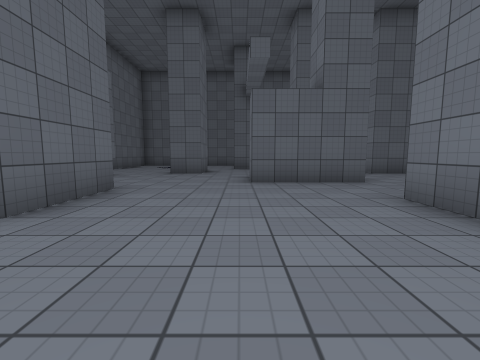
view 1 (above)

16 first-person views from a walk through a 3-D level made in the Unity game engine. The camera is 1.2 m above the floor, tilts 6° down and sees 90° across. The floor is counted in squares, 2 m on a side. Each view is taken from the middle of a square. On the plan, view 1 faces up. The plan holds only what a view shows up to about 9 squares ahead; the rest is blank. The place goes on beyond the plan. The player character is not drawn. Some surface patterns are stand-ins.

view 2
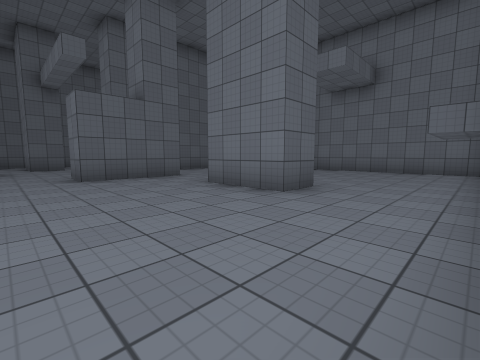

view 3
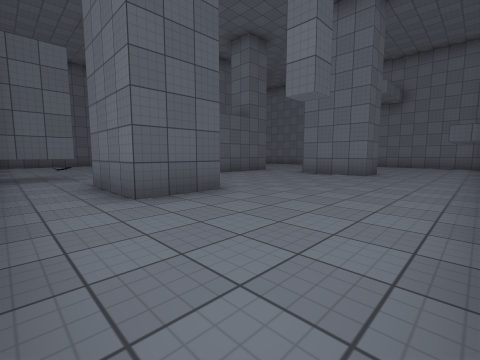

view 4
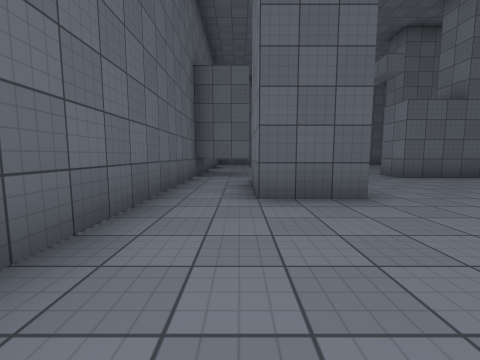

view 5
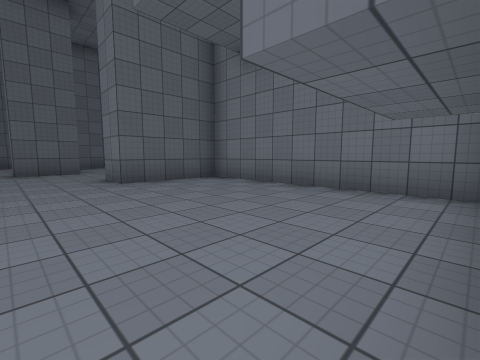

view 6
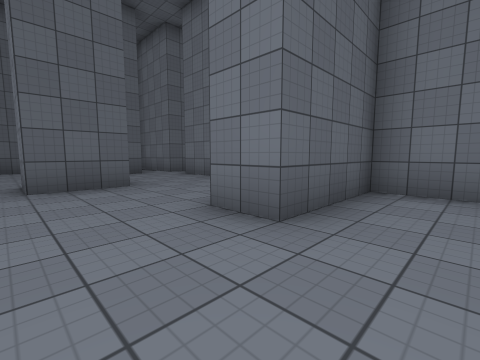

view 7
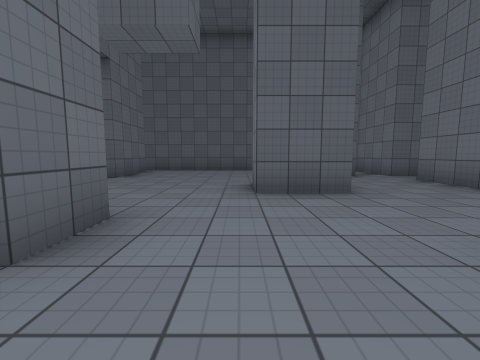

view 8
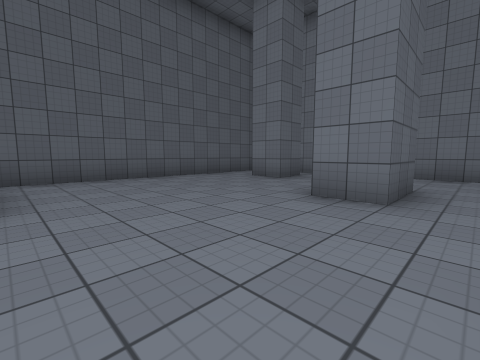

view 9
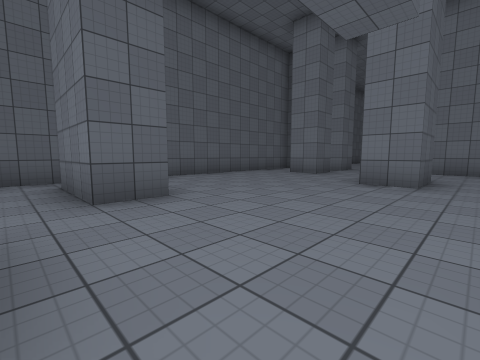

view 10
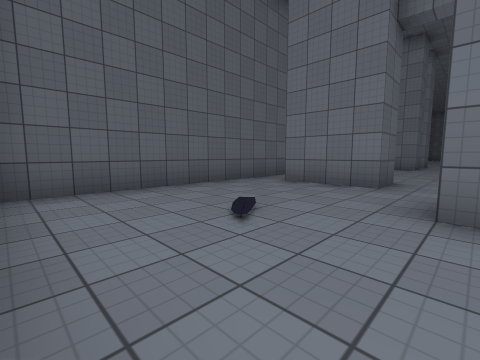

view 11
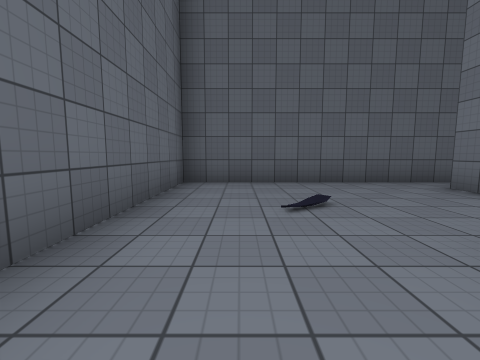

view 12
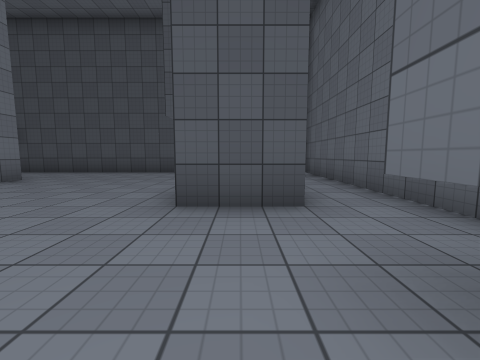

view 13
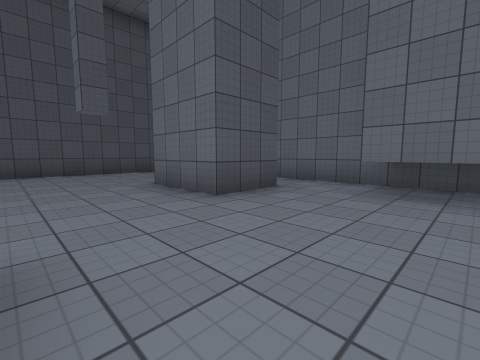

view 14
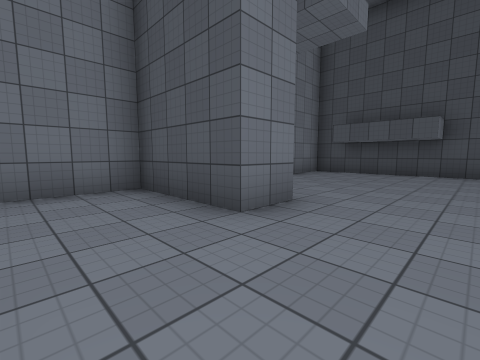

view 15
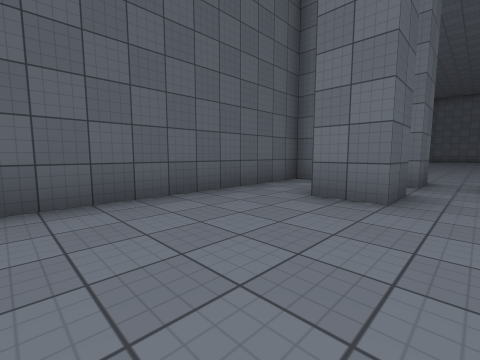

view 16
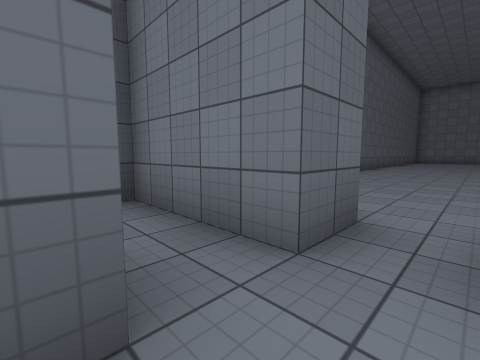

### Floor plan
Ten units are one square. View 1 is at (0, 0); x grows to the right and y downward. Boxes are objects, and circles mark ways between rooms. Rooms are numbered by the first view taken in them; rooms with no view inside come last. Other rooms are left out.
<svg viewBox="-57 -137 152 155">
<path fill="none" stroke="#000" d="M34 -12 23 -12 23 -32M-22 -22 -37 -22 -37 -43 -22 -43 -22 -22M15 -52 3 -52 3 -62M-40 13 83 13 83 -42 58 -42M-38 -72 -38 -57 -52 -57M-52 -65 -52 12M59 -77 43 -77 43 -88M28 -62 28 -52 15 -52M74 -107 63 -107 63 -118M8 -122 8 -102 -2 -102M83 -107 83 -132 -4 -132M58 -42 58 -52 83 -52 83 -98M-12 -90 -12 -77 -22 -77M-2 -102 -2 -122M-4 -132 -52 -132 -52 -65"/>
<rect x="-35" y="-115" width="10" height="10" fill="#bbb"><title>other object</title></rect>
<circle cx="16" cy="-56" r="3" fill="#2a7"/>
<circle cx="-30" cy="-70" r="3" fill="#2a7"/>
<circle cx="-10" cy="-100" r="3" fill="#2a7"/>
<circle cx="0" cy="-130" r="3" fill="#2a7"/>
<text x="10" y="-20">1</text>
<text x="40" y="-90">2</text>
<text x="-30" y="-110">3</text>
</svg>
Room 1 opens to room 2. Room 1 opens to room 3. Room 2 opens to room 3.

Where each view was taken, in squares from view 1:
view 1: 0 up, 0 right, facing up
view 2: 1 down, 1 left, facing up-right
view 3: 1 down, 5 left, facing up-right
view 4: 1 down, 4 left, facing up
view 5: 1 down, 4 right, facing up-right
view 6: 3 up, 4 right, facing up-right
view 7: 4 up, 4 right, facing up
view 8: 7 up, 1 right, facing up-right
view 9: 7 up, 1 left, facing up-right
view 10: 9 up, 5 left, facing up-right
view 11: 8 up, 4 left, facing up
view 12: 7 up, 3 left, facing down
view 13: 7 up, 0 right, facing down-left
view 14: 7 up, 4 right, facing down-right
view 15: 10 up, 3 right, facing up-right
view 16: 10 up, 7 right, facing up-right
